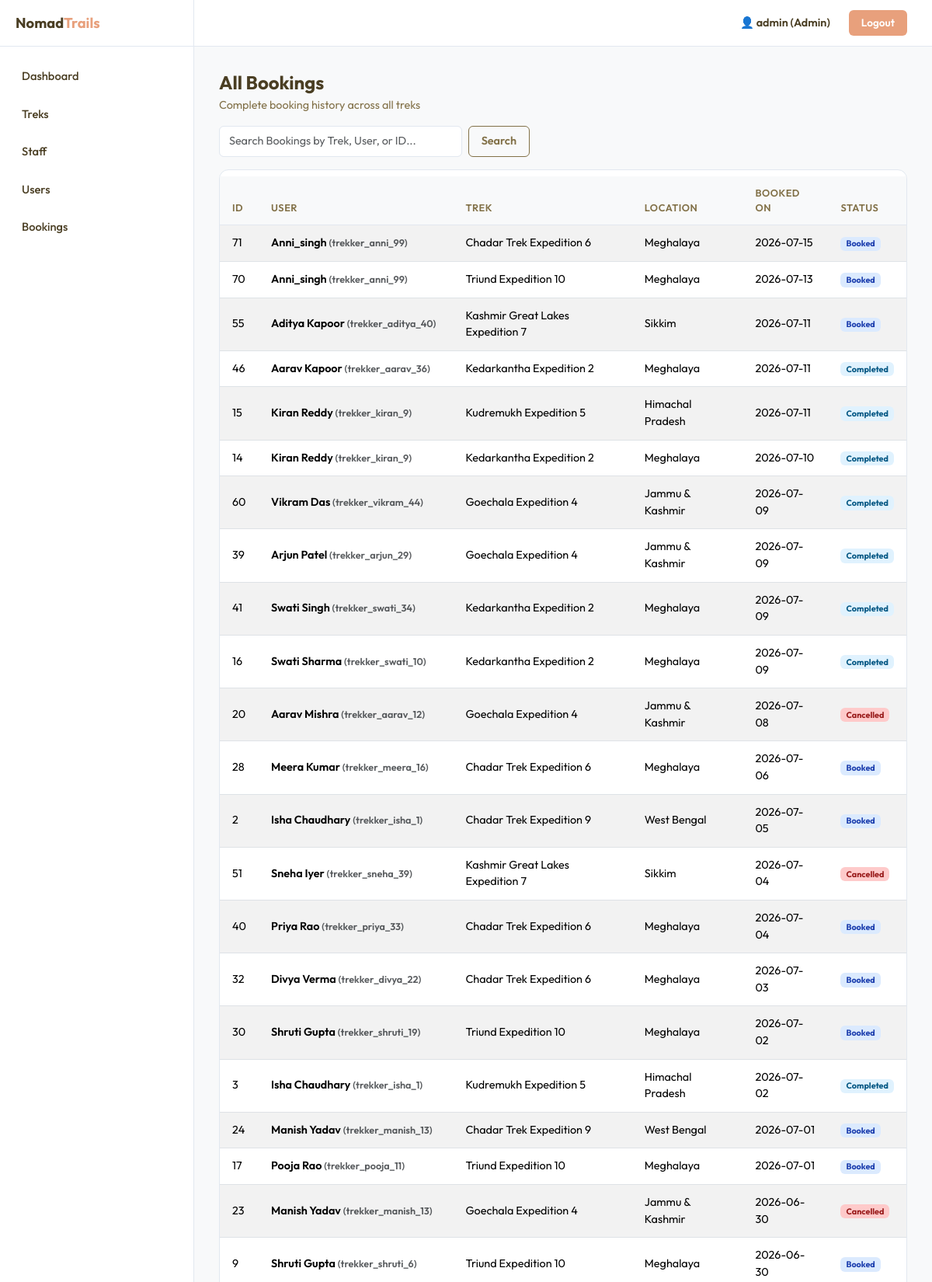
Screenshot of /admin/bookings (signed in, upper part) with the database file from the repository.
### models.py (models this page shows, shortened)
class Booking(db.Model):
    __tablename__ = "bookings"
    id = db.Column(db.Integer, primary_key=True)
    user_id = db.Column(db.Integer, db.ForeignKey("users.id"), nullable=False)
    trek_id = db.Column(db.Integer, db.ForeignKey("treks.id"), nullable=False)
    booking_date = db.Column(db.DateTime, default=datetime.utcnow)
    status = db.Column(db.String(15), nullable=False, default="Booked")  # Booked, Cancelled, Completed
    notes = db.Column(db.Text, default="")

class User(UserMixin, db.Model):
    __tablename__ = "users"
    id = db.Column(db.Integer, primary_key=True)
    username = db.Column(db.String(80), unique=True, nullable=False)
    email = db.Column(db.String(120), unique=True, nullable=False)
    password = db.Column(db.String(256), nullable=False)
    full_name = db.Column(db.String(120), nullable=False)
    phone = db.Column(db.String(20), default="")
    role = db.Column(db.String(10), nullable=False, default="user")  # admin, staff, user
    status = db.Column(db.String(15), nullable=False, default="active")  # active, blacklisted
    bio = db.Column(db.Text, default="")
    created_at = db.Column(db.DateTime, default=datetime.utcnow)
    bookings = db.relationship("Booking", backref="user", lazy=True)
    assigned_treks = db.relationship("Trek", backref="staff", lazy=True, foreign_keys="Trek.assigned_staff_id")

class Trek(db.Model):
    __tablename__ = "treks"
    id = db.Column(db.Integer, primary_key=True)
    name = db.Column(db.String(150), nullable=False)
    location = db.Column(db.String(150), nullable=False)
    difficulty = db.Column(db.String(10), nullable=False)  # Easy, Moderate, Hard
    duration_days = db.Column(db.Integer, nullable=False)
    total_slots = db.Column(db.Integer, nullable=False)
    available_slots = db.Column(db.Integer, nullable=False)
    assigned_staff_id = db.Column(db.Integer, db.ForeignKey("users.id"), nullable=True)
    status = db.Column(db.String(15), nullable=False, default="Pending")  # Pending, Approved, Open, Closed, Completed
    start_date = db.Column(db.String(20), nullable=True)
    end_date = db.Column(db.String(20), nullable=True)
    description = db.Column(db.Text, default="")
    price = db.Column(db.Float, default=0)
    altitude = db.Column(db.String(50), default="")
    created_at = db.Column(db.DateTime, default=datetime.utcnow)
    bookings = db.relationship("Booking", backref="trek", lazy=True)

### routes/admin.py (the view)
@admin_controller.route("/bookings")
def admin_bookings():
    if "user_id" not in session:
        flash("Please log in first.", "warning")
        return redirect(get_url("auth.index"))
    if session.get("role") != "admin":
        flash("Access denied.", "danger")
        return redirect(get_url("auth.index"))
    q = request.args.get("q", "").strip()
    query = db.session.query(Booking, User, Trek).join(User, Booking.user_id == User.id).join(Trek, Booking.trek_id == Trek.id)
    if q:
        filters = [User.full_name.ilike(f"%{q}%"), User.username.ilike(f"%{q}%"), Trek.name.ilike(f"%{q}%")]
        if q.isdigit():
            filters.append(Booking.id == int(q))
        query = query.filter(db.or_(*filters))
    bookings = query.order_by(Booking.booking_date.desc()).all()
    return render("admin/bookings.html", bookings=bookings, q=q)

### app.py (called while the page is built)
@app.before_request
def before_request():
    g.user = None
    if "user_id" in session:
        g.user = db.session.query(User).get(session["user_id"])

### templates/admin/bookings.html (shortened to what this page needs)
{% extends "base.html" %}
{% block content %}
<div class="section-title-box">
  <h2>All Bookings</h2>
  <p>Complete booking history across all treks</p>
</div>
<form method="GET" action="{{ url_for('admin.admin_bookings') }}" class="d-flex mb-3" style="max-width: 400px;">
  <input type="text" name="q" value="{{ q }}" class="form-control me-2" placeholder="Search Bookings by Trek, User, or ID...">
  <button class="btn btn-outline-custom" type="submit">Search</button>
</form>
<div class="data-panel">
  <div class="table-responsive">
    <table class="table table-striped table-hover mt-2">
      <thead>
        <tr><th>ID</th><th>User</th><th>Trek</th><th>Location</th><th>Booked On</th><th>Status</th></tr>
      </thead>
      <tbody>
      {% for booking, user, trek in bookings %}
      <tr>
        <td>{{ booking.id }}</td>
        <td class="fw-semibold">{{ user.full_name }} <small class="text-muted">({{ user.username }})</small></td>
        <td>{{ trek.name }}</td>
        <td>{{ trek.location }}</td>
        <td>{{ booking.booking_date.strftime('%Y-%m-%d') if booking.booking_date else '-' }}</td>
        <td><span class="badge badge-{{ booking.status|lower }}">{{ booking.status }}</span></td>
      </tr>
      {% else %}
      <tr><td colspan="6" class="empty-state"><h5>No bookings yet</h5></td></tr>
      {% endfor %}
      </tbody>
    </table>
  </div>
</div>
{% endblock %}

### rows the page displays
Booking: id "71", full_name "Anni_singh", username "trekker_anni_99", name "Chadar Trek Expedition 6", location "Meghalaya", booking_date "2026-07-15", status "Booked"
Booking: id "70", full_name "Anni_singh", username "trekker_anni_99", name "Triund Expedition 10", location "Meghalaya", booking_date "2026-07-13", status "Booked"
Booking: id "55", full_name "Aditya Kapoor", username "trekker_aditya_40", name "Kashmir Great Lakes Expedition 7", location "Sikkim", booking_date "2026-07-11", status "Booked"
Booking: id "46", full_name "Aarav Kapoor", username "trekker_aarav_36", name "Kedarkantha Expedition 2", location "Meghalaya", booking_date "2026-07-11", status "Completed"
Booking: id "15", full_name "Kiran Reddy", username "trekker_kiran_9", name "Kudremukh Expedition 5", location "Himachal Pradesh", booking_date "2026-07-11", status "Completed"
Booking: id "14", full_name "Kiran Reddy", username "trekker_kiran_9", name "Kedarkantha Expedition 2", location "Meghalaya", booking_date "2026-07-10", status "Completed"
Booking: id "60", full_name "Vikram Das", username "trekker_vikram_44", name "Goechala Expedition 4", location "Jammu & Kashmir", booking_date "2026-07-09", status "Completed"
Booking: id "39", full_name "Arjun Patel", username "trekker_arjun_29", name "Goechala Expedition 4", location "Jammu & Kashmir", booking_date "2026-07-09", status "Completed"
Booking: id "41", full_name "Swati Singh", username "trekker_swati_34", name "Kedarkantha Expedition 2", location "Meghalaya", booking_date "2026-07-09", status "Completed"
Booking: id "16", full_name "Swati Sharma", username "trekker_swati_10", name "Kedarkantha Expedition 2", location "Meghalaya", booking_date "2026-07-09", status "Completed"
Booking: id "20", full_name "Aarav Mishra", username "trekker_aarav_12", name "Goechala Expedition 4", location "Jammu & Kashmir", booking_date "2026-07-08", status "Cancelled"
Booking: id "28", full_name "Meera Kumar", username "trekker_meera_16", name "Chadar Trek Expedition 6", location "Meghalaya", booking_date "2026-07-06", status "Booked"
Booking: id "2", full_name "Isha Chaudhary", username "trekker_isha_1", name "Chadar Trek Expedition 9", location "West Bengal", booking_date "2026-07-05", status "Booked"
Booking: id "51", full_name "Sneha Iyer", username "trekker_sneha_39", name "Kashmir Great Lakes Expedition 7", location "Sikkim", booking_date "2026-07-04", status "Cancelled"
Booking: id "40", full_name "Priya Rao", username "trekker_priya_33", name "Chadar Trek Expedition 6", location "Meghalaya", booking_date "2026-07-04", status "Booked"
Booking: id "32", full_name "Divya Verma", username "trekker_divya_22", name "Chadar Trek Expedition 6", location "Meghalaya", booking_date "2026-07-03", status "Booked"
Booking: id "30", full_name "Shruti Gupta", username "trekker_shruti_19", name "Triund Expedition 10", location "Meghalaya", booking_date "2026-07-02", status "Booked"
Booking: id "3", full_name "Isha Chaudhary", username "trekker_isha_1", name "Kudremukh Expedition 5", location "Himachal Pradesh", booking_date "2026-07-02", status "Completed"
Booking: id "24", full_name "Manish Yadav", username "trekker_manish_13", name "Chadar Trek Expedition 9", location "West Bengal", booking_date "2026-07-01", status "Booked"
Booking: id "17", full_name "Pooja Rao", username "trekker_pooja_11", name "Triund Expedition 10", location "Meghalaya", booking_date "2026-07-01", status "Booked"
Booking: id "23", full_name "Manish Yadav", username "trekker_manish_13", name "Goechala Expedition 4", location "Jammu & Kashmir", booking_date "2026-06-30", status "Cancelled"
Booking: id "9", full_name "Shruti Gupta", username "trekker_shruti_6", name "Triund Expedition 10", location "Meghalaya", booking_date "2026-06-30", status "Booked"

### other values shown
{{ session.get('username','') }} "admin"
{{ session.get('role')|capitalize }} "Admin"
